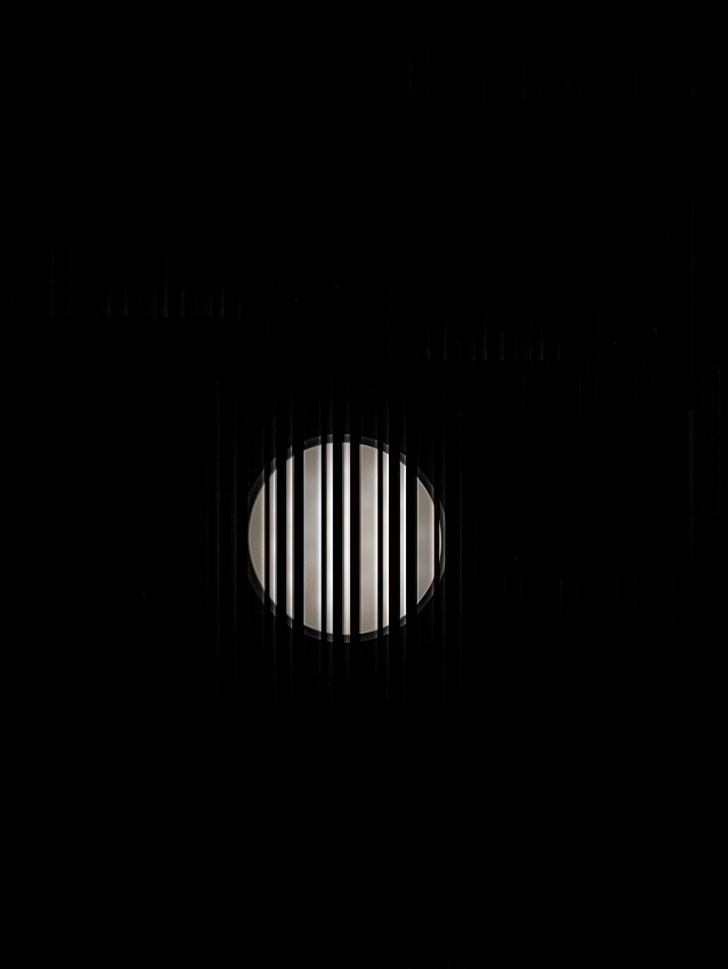
#> input picture ban_on_dinh/led_image/Led_debug1.jpg, 728 x 969 px, shrunk from 1080 x 1438 before the run, found by its file name
$ python algorithm_scanner.py
#> lines starting #> are read from the running program, lines starting #| are printed output that depends on the picture; after the words box and inside, x2 and y2 are one past the last pixel; in counts of white or black regions, pixels touching at a corner belong together

import numpy as np
import cv2
import re
from matplotlib import pyplot as plt
from scipy.spatial import ConvexHull


path = "venv/app_proccessing_image/ban_on_dinh/"
image = cv2.imread("venv/app_proccessing_image/ban_on_dinh/led_image/Led_debug1.jpg")
#> image is the input picture: shape (969, 728, 3); mean B, G, R 4, 4.2, 4.4


# ## **Use Gaussian Blurring combined with Adaptive Threshold**

def blur_and_threshold(gray):
    gray = cv2.GaussianBlur(gray,(3,3),2)
    threshold = cv2.adaptiveThreshold(gray,255,cv2.ADAPTIVE_THRESH_GAUSSIAN_C, cv2.THRESH_BINARY,11,2)
    threshold = cv2.fastNlMeansDenoising(threshold, 11, 31, 9)
    return threshold


# ## **Find the Biggest Contour**

# **Note: We made sure the minimum contour is bigger than 1/10 size of the whole picture. This helps in removing very small contours (noise) from our dataset**


def biggest_contour(contours,min_area):
    biggest = None
    max_area = 0
    biggest_n=0
    approx_contour=None
    for n,i in enumerate(contours):
            area = cv2.contourArea(i)


            if area > min_area/10:
                    peri = cv2.arcLength(i,True)
                    approx = cv2.approxPolyDP(i,0.02*peri,True)
                    if area > max_area and len(approx)==4:
                            biggest = approx
                            max_area = area
                            biggest_n=n
                            approx_contour=approx


    return biggest_n,approx_contour


# [66 lines left out: functions order_points, four_point_transform, not called in this run]


# # Transformation the image

# **1. Convert the image to grayscale**

# **2. Remove noise and smoothen out the image by applying blurring and thresholding techniques**

# **3. Use Canny Edge Detection to find the edges**

# **4. Find the biggest contour and crop it out**


def transformation(image):
  image=image.copy()
  height, width, channels = image.shape
  gray=cv2.cvtColor(image,cv2.COLOR_BGR2GRAY)
  image_size=gray.size

  threshold=blur_and_threshold(gray)
  # We need two threshold values, minVal and maxVal. Any edges with intensity gradient more than maxVal
  # are sure to be edges and those below minVal are sure to be non-edges, so discarded.
  #  Those who lie between these two thresholds are classified edges or non-edges based on their connectivity.
  # If they are connected to "sure-edge" pixels, they are considered to be part of edges.
  #  Otherwise, they are also discarded
  edges = cv2.Canny(threshold,50,150,apertureSize = 7)
  contours, hierarchy = cv2.findContours(edges, cv2.RETR_EXTERNAL, cv2.CHAIN_APPROX_SIMPLE)
  simplified_contours = []


  for cnt in contours:
        hull = cv2.convexHull(cnt)

        approx = cv2.approxPolyDP(hull, 0.001 * cv2.arcLength(hull, True), True)
        if len(approx) == 4:  # Filter contours with 4 points
            simplified_contours.append(approx)
    #   simplified_contours.append(cv2.approxPolyDP(hull,
    #                             0.001*cv2.arcLength(hull,True),True))
        # print(f'check error simplified:{simplified_contours[0:10]}')
  simplified_contours = np.array(simplified_contours)
  biggest_n,approx_contour = biggest_contour(simplified_contours,image_size)

  threshold = cv2.drawContours(image, simplified_contours ,biggest_n, (0,255,0), 1)

  dst = 0
  if approx_contour is not None and len(approx_contour)==4:
      approx_contour=np.float32(approx_contour)
      dst=four_point_transform(threshold,approx_contour)
  croppedImage = dst
  return croppedImage


# **Increase the brightness of the image by playing with the "V" value (from HSV)**

def increase_brightness(img, value=30):
    hsv = cv2.cvtColor(img, cv2.COLOR_BGR2HSV)
    h, s, v = cv2.split(hsv)
    lim = 255 - value
    v[v > lim] = 255
    v[v <= lim] += value
    final_hsv = cv2.merge((h, s, v))
    img = cv2.cvtColor(final_hsv, cv2.COLOR_HSV2BGR)
    return img


# **Sharpen the image using Kernel Sharpening Technique**


def final_image(rotated):
  # Create our shapening kernel, it must equal to one eventually
  kernel_sharpening = np.array([[0,-1,0],
                                [-1, 5,-1],
                                [0,-1,0]])
  # applying the sharpening kernel to the input image & displaying it.
  sharpened = cv2.filter2D(rotated, -1, kernel_sharpening)
  sharpened=increase_brightness(sharpened,30)
  return sharpened


# ## 1. Pass the image through the transformation function to crop out the biggest contour

# ## 2. Brighten & Sharpen the image to get a final cleaned image

blurred_threshold = transformation(image)
#> in blur_and_threshold, `threshold = cv2.adaptiveThreshold(gray,255,cv2.ADAPTIVE_THRESH_GAUSSIA..`:
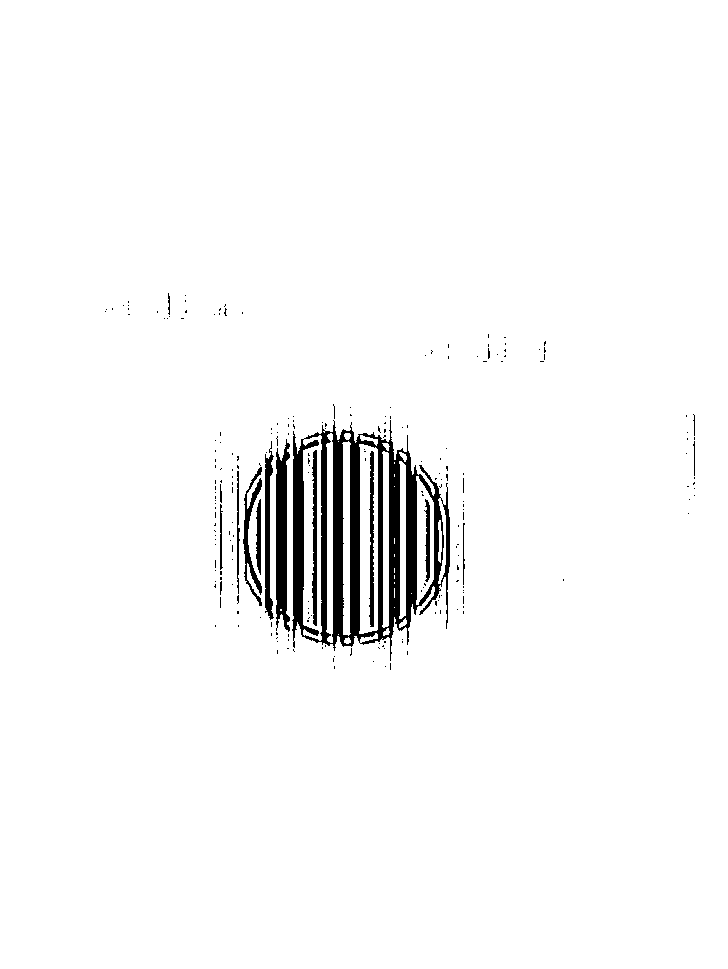
#> threshold: shape (969, 728); 97% white; 225 black regions (209 under 20 px), largest, box (x1, y1, x2, y2) and area: (292, 420, 450, 661) 14372, (276, 439, 290, 632) 1905, (265, 441, 274, 620) 897
#> in transformation, `edges = cv2.Canny(threshold,50,150,apertureSize = 7)`:
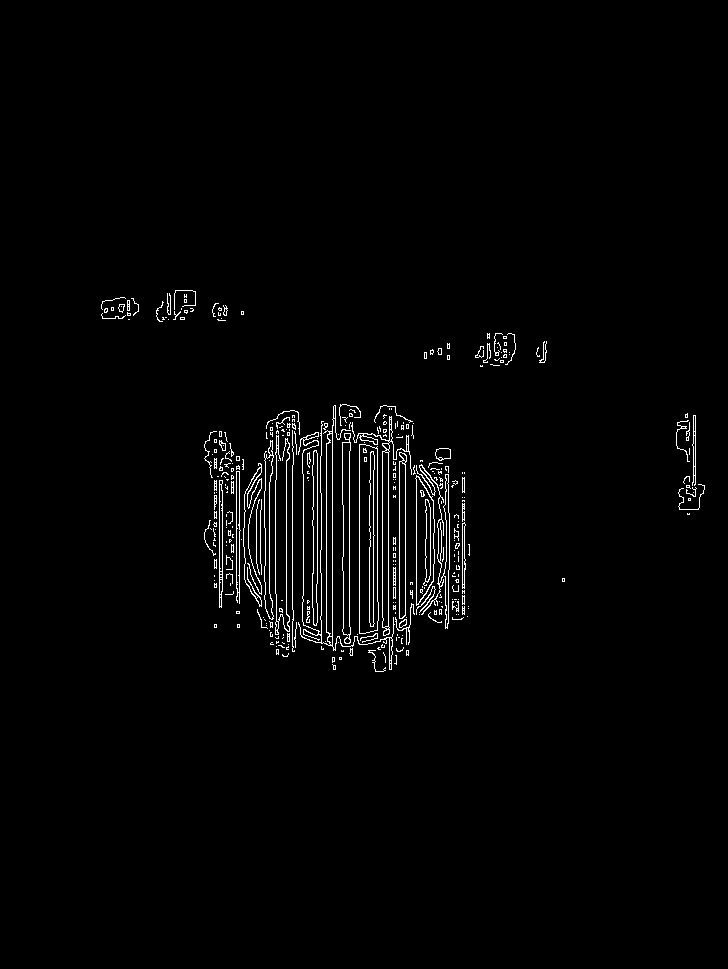
#> edges: shape (969, 728); 1.7% white in thin lines or dots, all inside (x1, y1, x2, y2) = (101, 290, 705, 672)
#> in transformation, `contours, hierarchy = cv2.findContours(edges, cv2.RETR_EXTERNAL, cv2.C..`: contours = 341 contours, 314 with area under 20; largest, box (x1, y1, x2, y2) and area: (359, 444, 379, 634) 3372, (415, 475, 435, 606) 1849, (298, 405, 395, 670) 1452, (342, 433, 351, 644) 1314, (351, 416, 412, 636) 1310
#> the loop in transformation, `for cnt in contours:` made 341 passes
#> approx on passes 3, 6, 7: [[334, 657], [334, 661], [332, 662], [332, 657]], [[383, 652], [385, 656], [385, 662], [383, 653]], [[408, 650], [408, 655], [406, 655], [406, 650]]
#> after the loop in transformation, `for cnt in contours:`: simplified_contours = 115 contours, 101 with area under 20; largest, box (x1, y1, x2, y2) and area: (292, 430, 295, 652) 316, (260, 499, 262, 575) 64, (257, 609, 268, 629) 58, (454, 528, 459, 541) 38, (393, 567, 396, 586) 36
#> the loop in biggest_contour, `for n,i in enumerate(contours):` made 115 passes
#> (i, area) on passes 19, 23, 33, 37, 48, 52, 54, 57: ([[463, 617], [461, 619], [452, 619], [452, 617]], 20), ([[267, 628], [261, 627], [257, 612], [257, 609]], 58), ([[395, 587], [395, 598], [393, 598], [393, 587]], 22), ([[395, 567], [395, 585], [393, 585], [393, 567]], 36), ([[454, 528], [458, 531], [458, 540], [454, 538]], 38), ([[464, 503], [464, 520], [462, 521], [462, 503]], 35), ([[261, 574], [260, 563], [260, 510], [261, 499]], 64), ([[216, 495], [216, 503], [214, 509], [214, 495]], 22)
#> after the loop in biggest_contour, `for n,i in enumerate(contours):`: biggest_n = 0
#> blurred_threshold = 0
cleaned_image = final_image(blurred_threshold)
#> in final_image, `sharpened = cv2.filter2D(rotated, -1, kernel_sharpening)`: sharpened = [0, 0, 0, 0]
#> (the run stopped early here; a loop or call above may not have finished)

$ run again, with ban_on_dinh/led_image/3_led.jpg copied over ban_on_dinh/led_image/Led_debug1.jpg
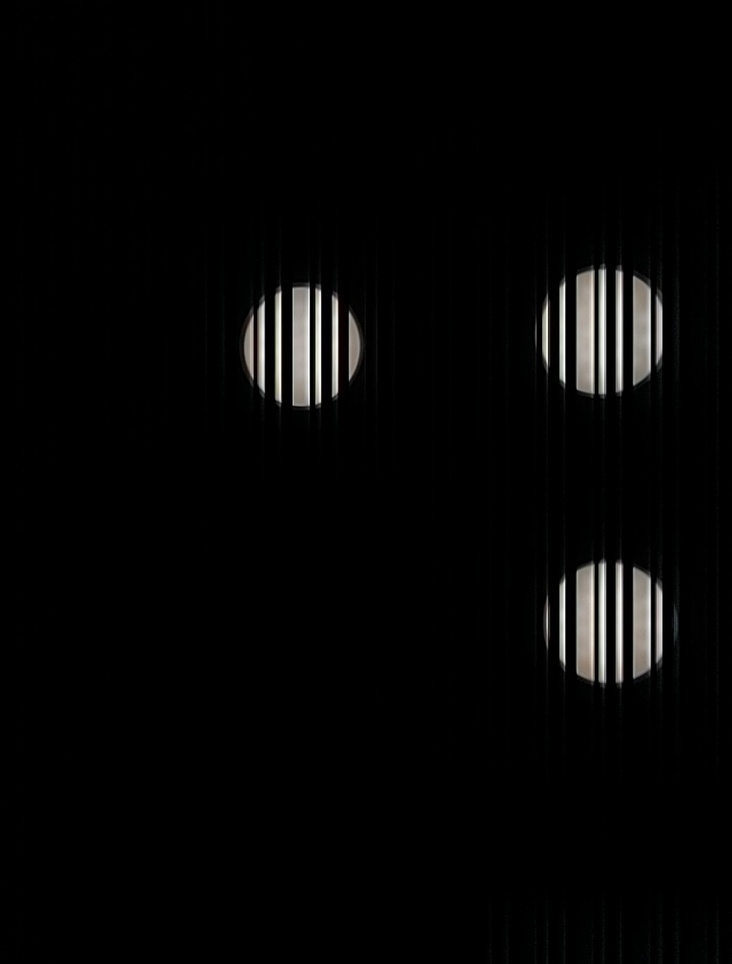
#> input picture ban_on_dinh/led_image/3_led.jpg, 732 x 964 px, shrunk from 1080 x 1421 before the run, found by its file name
#> image is the input picture: shape (964, 732, 3); mean B, G, R 5, 5.2, 5.3
#> in blur_and_threshold, `threshold = cv2.adaptiveThreshold(gray,255,cv2.ADAPTIVE_THRESH_GAUSSIA..`:
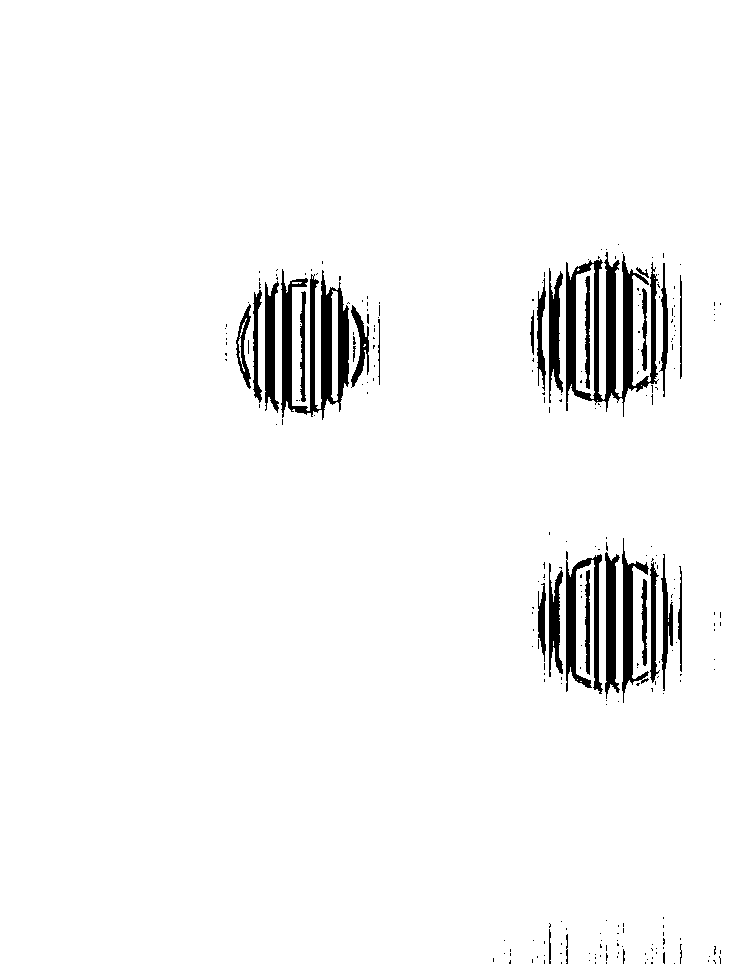
#> threshold: shape (964, 732); 96.3% white; 258 black regions (226 under 20 px), largest, box (x1, y1, x2, y2) and area: (566, 252, 659, 417) 5708, (281, 269, 349, 420) 4586, (566, 551, 603, 694) 2049
#> in transformation, `edges = cv2.Canny(threshold,50,150,apertureSize = 7)`:
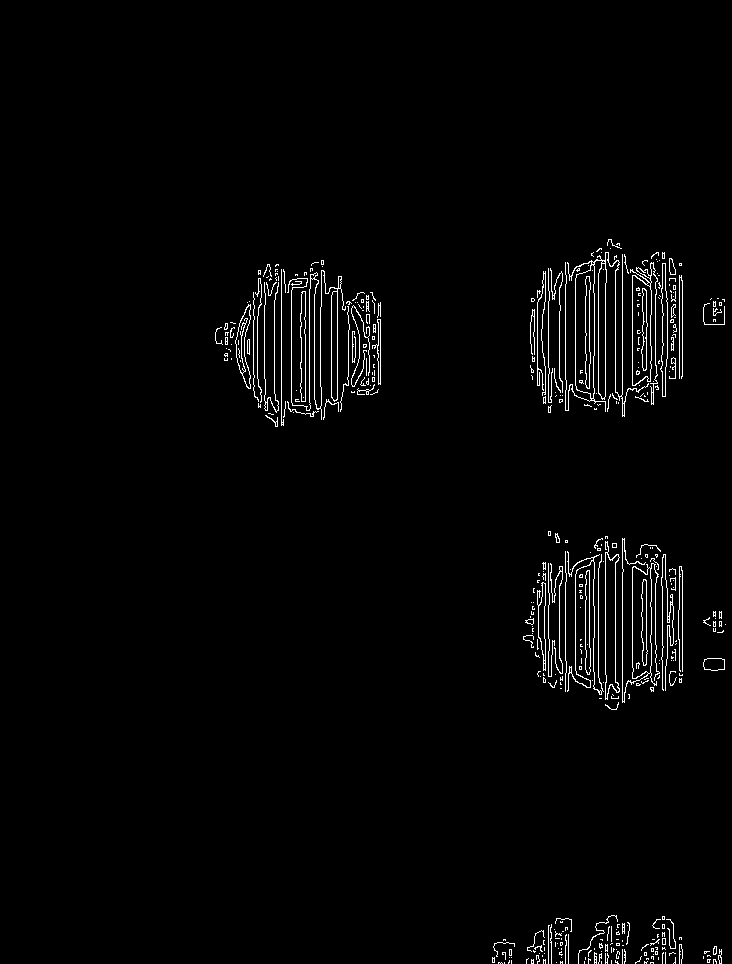
#> edges: shape (964, 732); 2% white in thin lines or dots, all inside (x1, y1, x2, y2) = (215, 239, 726, 964)
#> contours = 386 contours, 361 with area under 20; largest, box (x1, y1, x2, y2) and area: (565, 252, 649, 417) 3312, (622, 538, 660, 703) 2010, (630, 262, 658, 405) 1988, (605, 541, 620, 700) 1390, (287, 270, 346, 420) 730
#> the loop in transformation, `for cnt in contours:` made 386 passes
#> approx on passes 1 to 3: [[653, 962], [653, 963], [650, 963], [650, 962]], [[556, 962]], [[504, 963], [504, 962]]
#> after the loop in transformation, `for cnt in contours:`: simplified_contours = 120 contours, 111 with area under 20; largest, box (x1, y1, x2, y2) and area: (548, 268, 553, 403) 319, (565, 551, 567, 692) 120, (671, 291, 676, 302) 34, (550, 924, 552, 964) 27, (671, 337, 674, 351) 26
#> the loop in biggest_contour, `for n,i in enumerate(contours):` made 120 passes
#> (i, area) on passes 16, 36, 40, 41: ([[594, 952], [596, 953], [596, 963], [594, 963]], 21), ([[561, 933], [561, 935], [555, 936], [555, 931]], 21), ([[551, 963], [550, 942], [550, 927], [551, 924]], 27), ([[624, 923], [624, 933], [622, 933], [622, 923]], 20)
#> after the loop in biggest_contour, `for n,i in enumerate(contours):`: biggest_n = 0
#> sharpened = [0, 0, 0, 0]

$ run again, with ban_on_dinh/led_image/LEDID_4_RoI_adjusted.jpg copied over ban_on_dinh/led_image/Led_debug1.jpg
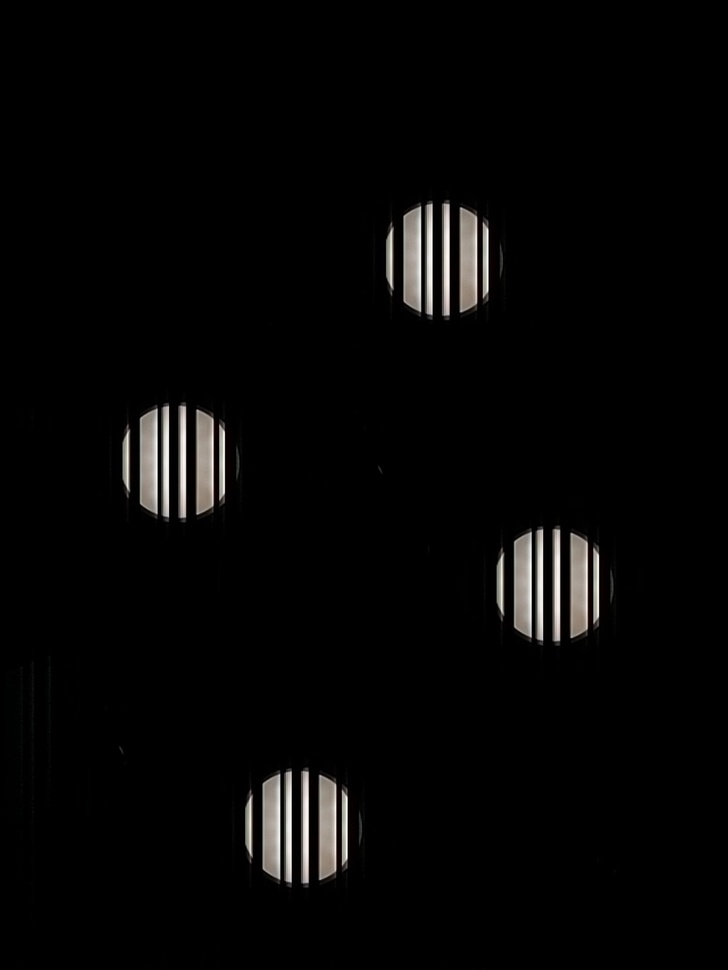
#> input picture ban_on_dinh/led_image/LEDID_4_RoI_adjusted.jpg, 728 x 970 px, shrunk from 1080 x 1439 before the run, found by its file name
#> image is the input picture: shape (970, 728, 3); mean B, G, R 5.6, 5.9, 6.2
#> in blur_and_threshold, `threshold = cv2.adaptiveThreshold(gray,255,cv2.ADAPTIVE_THRESH_GAUSSIA..`:
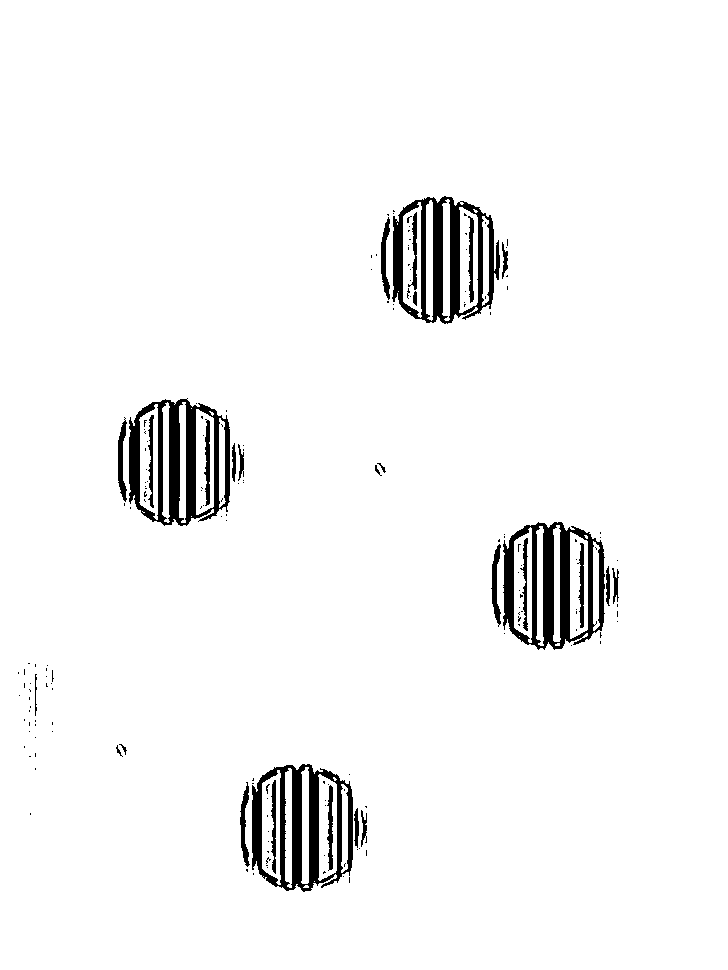
#> threshold: shape (970, 728); 96.1% white; 182 black regions (153 under 20 px), largest, box (x1, y1, x2, y2) and area: (503, 522, 605, 650) 5527, (129, 398, 230, 526) 5518, (392, 196, 500, 324) 5497
#> in transformation, `edges = cv2.Canny(threshold,50,150,apertureSize = 7)`:
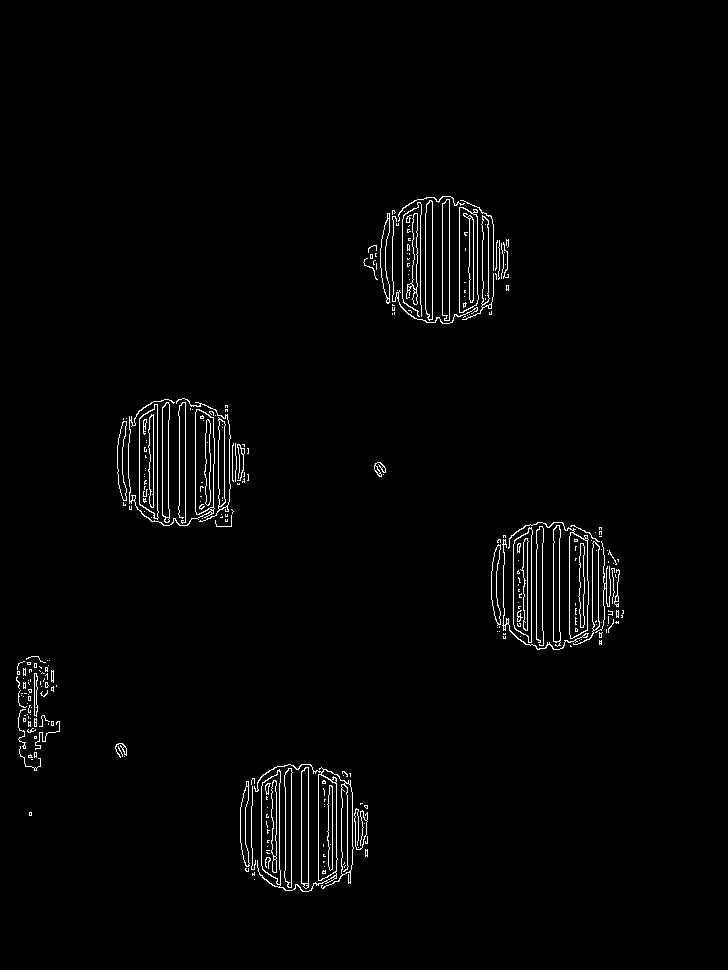
#> edges: shape (970, 728); 1.7% white in thin lines or dots, all inside (x1, y1, x2, y2) = (16, 196, 624, 892)
#> contours = 216 contours, 186 with area under 20; largest, box (x1, y1, x2, y2) and area: (254, 764, 354, 892) 4645, (128, 399, 215, 526) 1886, (508, 522, 589, 639) 1844, (139, 404, 159, 520) 1794, (513, 527, 533, 643) 1788
#> the loop in transformation, `for cnt in contours:` made 216 passes
#> approx on passes 1, 4, 5: [[254, 879]], [[367, 849], [367, 856], [365, 856], [365, 849]], [[358, 847]]
#> after the loop in transformation, `for cnt in contours:`: simplified_contours = 58 contours, 51 with area under 20; largest, box (x1, y1, x2, y2) and area: (611, 568, 615, 604) 76, (501, 243, 504, 279) 49, (232, 443, 234, 482) 36, (498, 240, 500, 280) 35, (235, 443, 237, 482) 26, (51, 670, 54, 683) 23, (608, 619, 614, 633) 20
#> the loop in biggest_contour, `for n,i in enumerate(contours):` made 58 passes
#> (i, area) on passes 17, 27, 32, 43, 44, 55, 56: ([[51, 670], [53, 670], [53, 682], [51, 681]], 23), ([[613, 619], [613, 623], [608, 632], [608, 628]], 20), ([[612, 603], [611, 568], [614, 568], [614, 592]], 76.5), ([[235, 481], [235, 443], [236, 456], [236, 469]], 25.5), ([[233, 481], [232, 480], [232, 445], [233, 443]], 36.5), ([[501, 278], [501, 243], [503, 254], [503, 268]], 49), ([[498, 279], [498, 247], [499, 240], [499, 278]], 35)
#> after the loop in biggest_contour, `for n,i in enumerate(contours):`: biggest_n = 0
#> sharpened = [0, 0, 0, 0]
